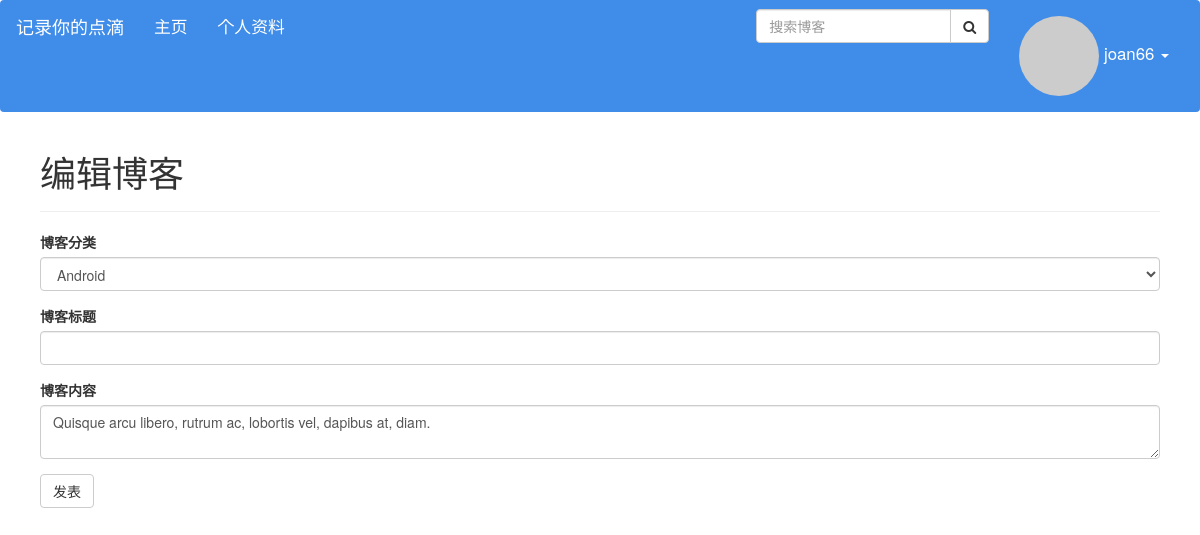
/edit/1 (signed in), run on the app's committed database.
### app/modules.py (models this page shows, shortened)
class User(UserMixin, db.Model):
    __tablename__ = 'users'
    id = db.Column(db.Integer, primary_key=True)
    email = db.Column(db.String(64), unique=True, index=True)  # 邮箱
    username = db.Column(db.String(64), unique=True, index=True)  # 用户名
    confirmed = db.Column(db.Boolean, default=False)
    password_hash = db.Column(db.String(128))  # 密码散列值
    role_id = db.Column(db.Integer, db.ForeignKey('roles.id'))
    name = db.Column(db.String(64))  # 真实姓名
    location = db.Column(db.String(64))  # 所在地
    about_me = db.Column(db.Text())  # 自我介绍
    member_since = db.Column(db.DateTime(), default=datetime.utcnow)  # 注册时间
    last_seen = db.Column(db.DateTime(), default=datetime.utcnow)  # 最后访问时间
    avatar_hash = db.Column(db.String(32))  # gravatat中的图像hash地址值
    posts = db.relationship('Post', backref='author', lazy='dynamic')
    comments = db.relationship('Comment', backref='author', lazy='dynamic')
    followers = db.relationship('Follow',
                                foreign_keys=[Follow.followed_id],  # 对应的是follows表中的followed_id字段
                                backref=db.backref('followed', lazy='joined'),
                                lazy='dynamic', cascade='all,delete-orphan')
    followed = db.relationship('Follow',
                               foreign_keys=[Follow.follower_id],  # 对应的是follows表中的follower_id字段
                               backref=db.backref('follower', lazy='joined'),
                               lazy='dynamic', cascade='all,delete-orphan')
    @property
    def password(self):
        raise AttributeError('password is not readable attribute')
    def can(self, permissions):
        return self.role is not None and (self.role.permissions & permissions) == permissions
    def update_lastTime(self):
        self.last_seen = datetime.utcnow()
        db.session.add(self)
    def gravatar(self, size=100, default='identicon', rating='g'):
        if request.is_secure:
            url = 'https://secure.gravatar.com/avatar'
        else:
            url = 'https://www.gravatar.com/avatar'
        hash = hashlib.md5(self.email.encode('utf-8')).hexdigest()
        return '{url}/{hash}?s={size}&d={default}&r={rating}'.format(
            url=url, hash=hash, size=size, default=default, rating=rating)

class Post(db.Model):
    __tablename__ = 'posts'
    id = db.Column(db.Integer, primary_key=True)
    title = db.Column(db.Text)
    body = db.Column(db.Text)
    timestamp = db.Column(db.DateTime(), default=datetime.utcnow, index=True)
    body_html = db.Column(db.Text)
    author_id = db.Column(db.Integer, db.ForeignKey('users.id'))
    comments = db.relationship('Comment', backref='post', lazy='dynamic')
    visits = db.Column(db.Integer, default=int(0))  # 访问数
    category_id = db.Column(db.Integer, db.ForeignKey('categorys.id'))

### app/main/views.py (the view)
@main.route('/edit/<int:id>', methods=['GET', 'POST'])
@login_required
def edit_post(id):
    post = Post.query.get_or_404(id)
    if current_user != post.author and \
            not current_user.can(Permission.MODERATE_COMMENTS):
        abort(403)
    form = PostForm()
    if form.validate_on_submit():
        post.body = form.body.data
        db.session.add(post)
        flash('博客已经被重新编辑了')
        return redirect(url_for('.post', id=post.id))
    form.body.data = post.body
    return render_template('edit_post.html', form=form)

### app/main/forms.py
class PostForm(FlaskForm):
    category = SelectField('博客分类', coerce=int)
    title = StringField('博客标题', validators=[DataRequired()])
    body = PageDownField('博客内容', validators=[DataRequired()])
    submit = SubmitField('发表')
    def __init__(self,*args,**kwargs):
        super(PostForm,self).__init__(*args,**kwargs)
        self.category.choices = [(category.id, category.name)
                             for category in Category.query.all()]

### app/auth/views.py (called while the page is built)
@auth.before_app_request
def before_request():
    if current_user.is_authenticated:
        current_user.update_lastTime()  #更新最后访问的时间
        if not current_user.confirmed \
            and request.endpoint \
            and request.endpoint[:5] != 'auth.' \
            and request.endpoint != 'static':
            return redirect(url_for('auth.unconfirmed'))

### app/main/__init__.py (called while the page is built)
@main.app_context_processor
def inject_permissions():
    return dict(Permission=Permission)

### app/main/views.py (called while the page is built)
@main.after_app_request
def after_request(response):
    for query in get_debug_queries():
        if query.duration >= current_app.config['FLASKY_SLOW_DB_QUERY_TIME']:
            current_app.logger.warning(
                'Slow query: %s\nParameters: %s\nDuration: %fs\nContext: %s\n'
                % (query.statement, query.parameters, query.duration,
                   query.context))
    return response

### app/modules.py (called while the page is built)
@login_manager.user_loader
def load_user(user_id):
    print(int(user_id))
    return User.query.get(int(user_id))

### app/templates/edit_post.html (shortened to what this page needs)
{% extends "base.html" %}
{% import "bootstrap/wtf.html" as wtf %}
{% block page_content %}
    <div style="padding-left: 40px">
<div class="page-header">
    <h1>编辑博客</h1>
</div>
<div>
    {{ wtf.quick_form(form) }}
</div>
    </div>
{% endblock %}

### app/templates/base.html (shortened to what this page needs)
{% extends "bootstrap/base.html" %}
{% block head %}
    {{ super() }}
    <link rel="stylesheet" type="text/css" href="{{ url_for('static', filename='styles.css') }}">
    <link rel="stylesheet" type="text/css" href="{{ url_for('static', filename='navbar.css') }}">
    <link rel="stylesheet" type="text/css"
          href="{{ url_for('static', filename='aside.css') }}">
    <link rel="stylesheet"
          href="https://maxcdn.bootstrapcdn.com/font-awesome/4.4.0/css/font-awesome.min.css">
{% endblock %}
{% block navbar %}
    <div class="navbar navbar-default" role="navigation">
        <div class="container-fluid">
            <div class="navbar-header">
                <a class="navbar-brand" href="{{ url_for('main.index') }}">记录你的点滴</a>
            </div>
            <div class="navbar-collapse collapse">
                <ul class="nav navbar-nav">
                    <li><a class="navbar-link-size" href="{{ url_for('main.index') }}">主页</a></li>
                    {% if current_user.is_authenticated %}
                        <li><a class="navbar-link-size"
                               href="{{ url_for('main.user', username=current_user.username) }}">个人资料</a>
                        </li>
                    {% endif %}
                </ul>
                <ul class="nav navbar-nav navbar-right">
                    {% if current_user.is_authenticated %}
                        <li class="dropdown">
                            <a href="#" class="dropdown-toggle navbar-link-size"
                               data-toggle="dropdown">
                                <img class="img-circle"
                                     src="{{ current_user.gravatar(size=25) }}">
                                {{ current_user.username }} <span class="caret"></span></a>
                        </li>
                    {% else %}
                        <li><a class="navbar-link-size" href="{{ url_for('auth.login') }}">登录</a>
                        </li>
                    {% endif %}
                </ul>
                <ul class="navbar-form navbar-right">
                    <form action="{{ url_for('main.search') }}" method="post"
                          class="bs-example bs-example-form">
                        <div class="input-group">
                            <input type="text" name="search" class="form-control"
                                   placeholder="搜索博客">
                            <span class="input-group-btn">
                                <button type="submit" class="btn btn-default"><i
                                        class="fa fa-search"></i></button>
                            </span>
                        </div>
                    </form>
                </ul>
            </div>
        </div>
    </div>
{% endblock %}
{% block content %}
    <div style="padding: 0 40px 0 0">
        {% block page_content %}{% endblock %}
    </div>
{% endblock %}

### app/static/navbar.css (style rules this page uses)
.navbar-default { background-color: #3f8ce9; border-color: #1332eb; }
.navbar-default .navbar-brand { color: #ffffff; }
.navbar-default .navbar-nav > li > a { color: #ffffff; }
.navbar-default .navbar-collapse, .navbar-default .navbar-form { border-color: #ffffff; }
.navbar-link-size { font-size: larger; }
.navbar { position: relative; min-height: 50px; margin-bottom: 0px; border: 1px solid transparent; }

### app/static/aside.css (style rules this page uses)
* { margin: 0; padding: 0; -webkit-box-sizing: border-box; -moz-box-sizing: border-box; box-sizing: border-box; }
ul { list-style-type: none; }
a { text-decoration: none; }

### data on the page
User: username "joan66"
Post: category "Android", body "Quisque arcu libero, rutrum ac, lobortis vel, dapibus at, diam."
